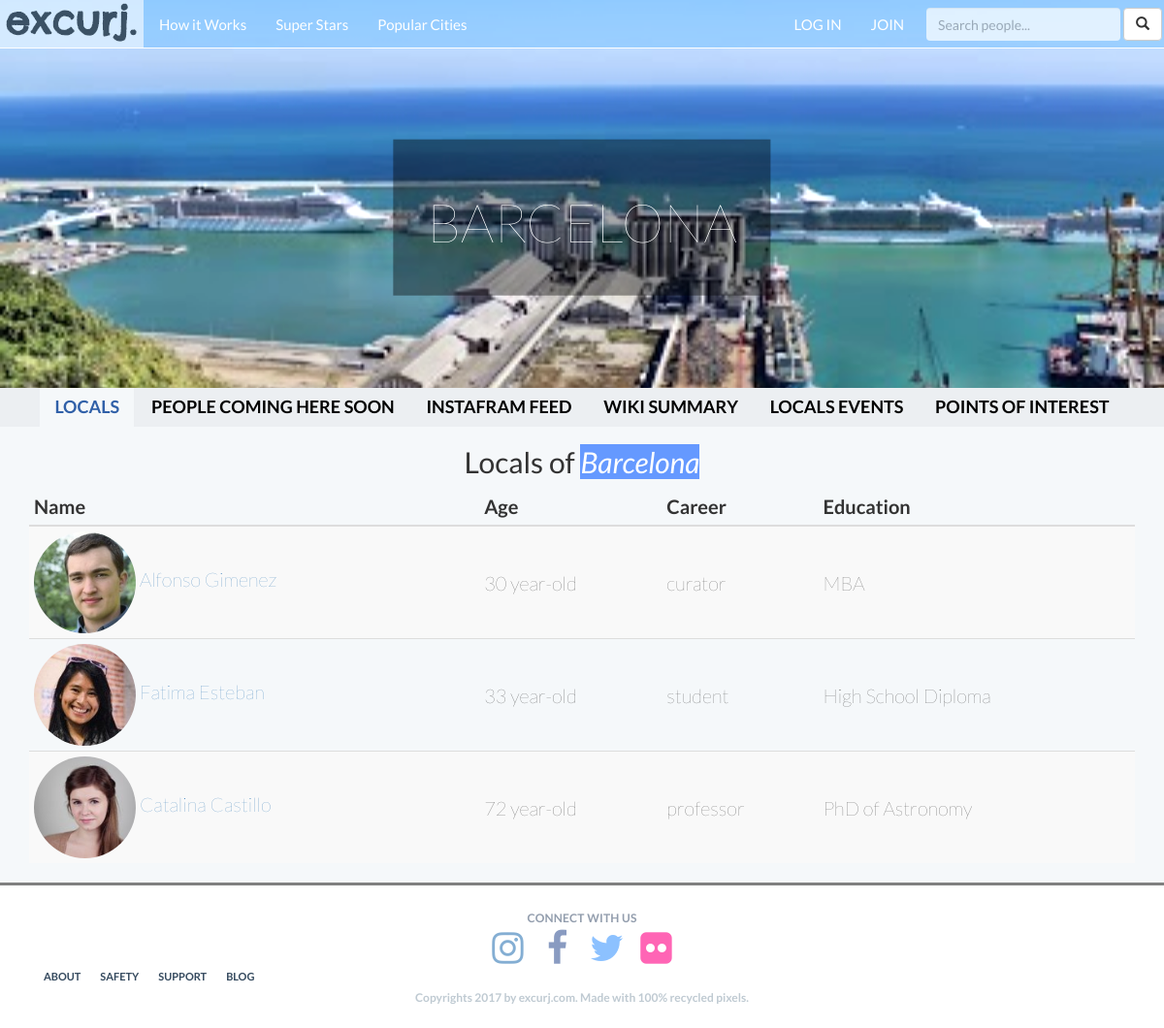
The page /city/barcelona-spain/ on the database its author committed.
### excurj/models.py (models this page shows, shortened)
class City(models.Model):
	city_id = models.CharField(primary_key=True, max_length=150)
	name = models.CharField(max_length=128, blank=True)
	country = models.CharField(max_length=128, blank=True)
	description = models.CharField(max_length=1000, blank=True)
	city_image = models.ImageField(blank=True, upload_to='city_pictures')
	slug = models.SlugField()#MUST MAKE UNIQUE =TRUE AGAIN
	class Meta:
		verbose_name_plural = 'Cities'
	def display_name(self):
		return self.name.split(",")[0]
	display_name = property(display_name)

class UserProfile(models.Model):
	user = models.OneToOneField(User, related_name='profile', primary_key=True) #Each User is related to only one User Profile
	city_search_text = models.CharField(blank=True, max_length=300)
	city = models.ForeignKey(City, blank=True, null=True, related_name='city') #Each User Profile must be related to one city.
	prof_pic = models.ImageField(blank=True, upload_to='profile_pictures')
	dob = models.DateField(blank=True, null=True)
	sex = models.CharField(max_length=10, blank=True)
	education = models.CharField(blank=True, max_length=200)
	career = models.CharField(blank=True, max_length=200)
	about_you = models.CharField(max_length=500, blank=True)
	music_movies_books = models.CharField(max_length=200, blank=True)
	friendship = models.CharField(max_length=500, blank=True)
	what_will_you_show_visitors = models.CharField(max_length=1000, blank=True)
	def age(self):
		import datetime
		return int((datetime.date.today() - self.dob).days / 365.25  )
	age = property(age)

### excurj/views.py (the view)
# urls.py: url(r'^city/(?P<city_name_slug>[\w\-]+)/$', views.show_city, name='show_city'),
def show_city(request, city_name_slug):
	context_dict={}
	try:
		city = City.objects.get(slug=city_name_slug)
		print()
		city_locals_profiles = UserProfile.objects.filter(city=city)
		excursions = Excursion.objects.filter(city=city)
		context_dict['city']=city
		context_dict['city_locals_profiles']=city_locals_profiles
		context_dict['excursions'] = excursions
	except City.DoesNotExist:
		context_dict['city']=None
	except UserProfile.DoesNotExist:
		context_dict['city_locals_profiles']=None
	except Excursion.DoesNotExist:
		context_dict['excursions'] = None
	except City.MultipleObjectsReturned:
		city = City.objects.filter(slug=city_name_slug)[0]
	return render(request, 'excurj/city.html', context_dict)

### templates/excurj/city.html (shortened to what this page needs)
{% extends 'excurj/base.html' %}
{% load staticfiles %}
{% block body_block %}
<div class="jumbotron" id="city_jumbotron">
	<div class="container" style="background-image:url('{{ MEDIA_URL }}{{city.city_image}}');">
		<div class="city_header">
			<h1> {{city.display_name.upper}} </h1>
		</div>
	</div>
</div>
	<ul class="nav  navbar-centered" id="tabs">
		<li class="active" role="presentation"><a data-toggle="tab" href="#locals">LOCALS</a></li>
		<li role="presentation"><a data-toggle="tab" href="#coming">PEOPLE COMING HERE SOON</a></li>
		<li role="presentation"><a data-toggle="tab" href="#insta">INSTAFRAM FEED</a></li>
		<li role="presentation"><a data-toggle="tab" href="#wiki">WIKI SUMMARY</a></li>
		<li role="presentation" title="Coming Soon!"><a data-toggle="tab" href="javascript:void(0)" title="coming soon!">LOCALS EVENTS</a></li>
		<li title="Coming Soon!"><a data-toggle="tab" href="javascript:void(0)" title="coming soon!">POINTS OF INTEREST</a></li>
	</ul>
<div class="tab-content">
    <div id="locals" class="tab-pane fade in active">
	<div class="container table-responsive">
	  <h2 style="text-align: center;"> Locals of <span style="background-color: #6599ff; color: white"> <i>{{city.name}} </i></span></h2>
	  <table class="table table-striped table-condensed table-hover">
	    <thead>
	      <tr>
	        <th>Name</th>
	        <th>Age</th>
	        <th>Career</th>
	        <th>Education</th>
	      </tr>
	    </thead>
	    <tbody>
	   	{% if city_locals_profiles %}
	    {% for local in city_locals_profiles %}
	      <tr>
	        <td><img src=" {{ local.prof_pic.url }} " class="img-circle" width="105px" height="105px">  <a href="{% url 'excurj:show_profile' local.user.username %}">{{local.user.first_name.title}}  {{local.user.last_name.title}}</a>   </td>
	        <td>{{local.age}} year-old</td>
	        <td> {{local.career}} </td>
	        <td>  {{local.education}} </td>
	      </tr>
	    {% endfor %}
    	{% else %}
		<strong>There's no people in this city yet :( but there'll be soon! :)</strong>
		{% endif %}
	    </tbody>
	  </table>
	</div>
    </div>
  </div>
{% endblock %}

### templates/excurj/base.html (shortened to what this page needs)
<!DOCTYPE html>
{% load staticfiles %}
{% load crispy_forms_tags %}
{% load widget_tweaks %}
<html lang="en">
  <head>
    <link href="{% static 'css/bootstrap.min.css'%} " rel="stylesheet">
    <link rel="stylesheet" type="text/css" href=" {% static 'css/style.css' %} ">
    <link href="//maxcdn.bootstrapcdn.com/font-awesome/4.2.0/css/font-awesome.min.css" rel="stylesheet">
    <link rel="stylesheet" href="https://ajax.googleapis.com/ajax/libs/jqueryui/1.12.1/themes/smoothness/jquery-ui.css">
  </head>
  <body>
    <div>
    	<nav class="navbar navbar-default navbar-fixed-top">
    		<div class="container-fluid">
          <div class="navbar-header">
            <a href=" {% url 'excurj:index' %} "><img src=" {% static 'images/logo.png' %} "></a>
          </div>
          <div class="collapse navbar-collapse " id="mainNavBar">
            <ul class="nav navbar-nav">
              <li><a href="{% url 'excurj:index' %}#how-it-works">How it Works</a></li>
              <li><a href=" {% url 'excurj:index' %}#superstars">Super Stars</a></li>
              <li><a href=" {% url 'excurj:index' %}#popularcities ">Popular Cities</a></li>
            </ul>
            <form class="navbar-form navbar-right no_mobile" action=" {% url 'excurj:search' %} ">
                <div class="form-group no_mobile">
                    <input type="text" name="q" class="form-control no_mobile" placeholder="Search people..." id="topsearchbox">
                </div>
                  <button type="submit" class="btn btn-default no_mobile"><span class="glyphicon glyphicon-search"></span></button>
            </form>
            <ul class="nav navbar-nav navbar-right">
            {% if not request.user.is_authenticated %}
              <li><a href=" {% url 'auth_login' %} ">LOG IN</a></li>
              <li><a href=" {% url 'registration_register' %} " id="jump">JOIN</a></li>
            {% endif %}
            </ul>
          </div>
        </div>
    	</nav>
    	{% block body_block %}{% endblock %}
    <footer>
      <div class="footer-container">
          <div class="call-to-action">Connect with us</div>
          <a href='#'><i class="fa fa-instagram fa-3x fa-fw"></i></a>
          <a href='#'><i class="fa fa-facebook fa-3x fa-fw"></i></a>
          <a href='#'><i class="fa fa-twitter fa-3x fa-fw"></i></a>
          <a href='#'><i class="fa fa-flickr fa-3x fa-fw"></i></a>
      </div>
      <div class="footer-links-container">
          <ul class="footer-links">
              <li> <a href="">ABOUT</a> </li>
              <li> <a href="">SAFETY</a> </li>
              <li> <a href="">SUPPORT</a> </li>
              <li> <a href="">BLOG</a> </li>
          </ul>
      </div>
      <div class="copyrights"><p>Copyrights 2017 by excurj.com. Made with 100% recycled pixels.</p></div>
    </footer>
	 </div>
  </body>
</html>

### static/css/style.css (style rules this page uses)
html { padding-top: 0px; line-height: 1.1; font-family: 'Lato', sans-serif !important; font-weight: lighter; }
body { line-height: 1.1; font-family: 'Lato', sans-serif !important; font-weight: lighter; }
#jump { animation: top .7s linear infinite }
nav.navbar { border-bottom: 1px solid white; background-color: rgba(99,184,255,0.4); transition: background-color 1s ease 0s; font-weight: bolder; font-size: 15px; height: 10px; }
.navbar-header { opacity: .6; }
.navbar-default .navbar-nav>li>a { color: white; }
.container-fluid { padding: 0; }
.active { background-color: #f5f8fa; opacity: 1; }
#topsearchbox { width: 200px; -webkit-transition: width 0.4s ease; transition: width 0.4s ease; border: none; opacity: .7; }
.jumbotron { background: no-repeat fixed; background-size: cover; margin: 0; color: white; padding: 0px; width: 100%; object-fit: cover; }
.jumbotron h1 { font-size: 56px; font-weight: lighter; color: #FFFFFF; text-align: center; }
.ready-header, .city_header { position: absolute; text-align: center; top: 60%; left: 50%; transform: translate(-50%, -60%); background-color: rgba(255,255,255,.2); padding: 35px; }
.city_header { position: absolute; text-align: center; top: 60%; left: 50%; transform: translate(-50%, -60%); background-color: rgba(0,0,0,.4); padding: 35px; }
.city_header h1 { color: white; font-size: 55px; font-weight: lighter; line-height: 1.1; }
footer { background-color: white; border-top: 3px solid grey; font-size: .9em; padding: 2.2rem 0 1.5rem; text-align: center; clear: left; }
.footer-container { margin: 0 20px; max-width: 1240px; clear: both; }
.footer-links-container { margin: 5px; }
ul.footer-links { margin: 0px; }
ul.footer-links li { list-style-type: none; float: left; text-transform: uppercase; margin-right: 20px; margin-bottom: 0.75em; font-size: 1.1rem; font-weight: bold; }
ul.footer-links li a { display: block; color: #34495e; }
.copyrights { text-align: center; clear: left; text-transform: none; font-size: 12px; font-weight: 700; color: #bfcad2; }
.call-to-action { color: #929dad; font-size: 12px; font-weight: 700; letter-spacing: .2px; text-transform: uppercase; padding: 5px; }
.fa-twitter { color: #4099FF; }
.fa-facebook { color: #3B5998; }
.fa-flickr { color: #ff0084; }
.fa { opacity: 0.6; transition: 0s; -webkit-transition: 0s; }
.navbar-default .navbar-collapse, .navbar-default .navbar-form { padding: 0 8px; }
.container-fluid>.navbar-collapse, .container-fluid>.navbar-header, .container>.navbar-collapse, .container>.navbar-header { margin-right: 1px; margin-left: -5px; }
div.jumbotron#city_jumbotron .container { margin: 0; padding: 0; min-height: 400px; position: relative; background-position: center center; background-size: cover; opacity: 1; width: 100%; -webkit-filter: brightness(1.10); filter: brightness(1.10); }
ul.nav#tabs { border-bottom: none !important; text-align:center !important; width: 100%; background-color: #eceff2; }
ul.nav#tabs li a { color: black; }
ul.nav#tabs li.active a { color: #3060A8; background-color: transparent; }
ul.nav#tabs li.active { opacity: 1; }
ul.nav#tabs li { display: inline-block !important; font-size: 18px; font-weight: bold; }
.table>tbody>tr>td, .table>tbody>tr>th, .table>tfoot>tr>td, .table>tfoot>tr>th, .table>thead>tr>td, .table>thead>tr>th { vertical-align: middle; font-size: 20px; }
table.table { width: 100%; }

### rows shown on the page
City: city_image (picture), display_name "BARCELONA", name "Barcelona"
UserProfile: prof_pic (picture), user.first_name "Alfonso", user.last_name "Gimenez", age "30", career "curator", education "MBA"
UserProfile: prof_pic (picture), user.first_name "Fatima", user.last_name "Esteban", age "33", career "student", education "High School Diploma"
UserProfile: prof_pic (picture), user.first_name "Catalina", user.last_name "Castillo", age "72", career "professor", education "PhD of Astronomy"
